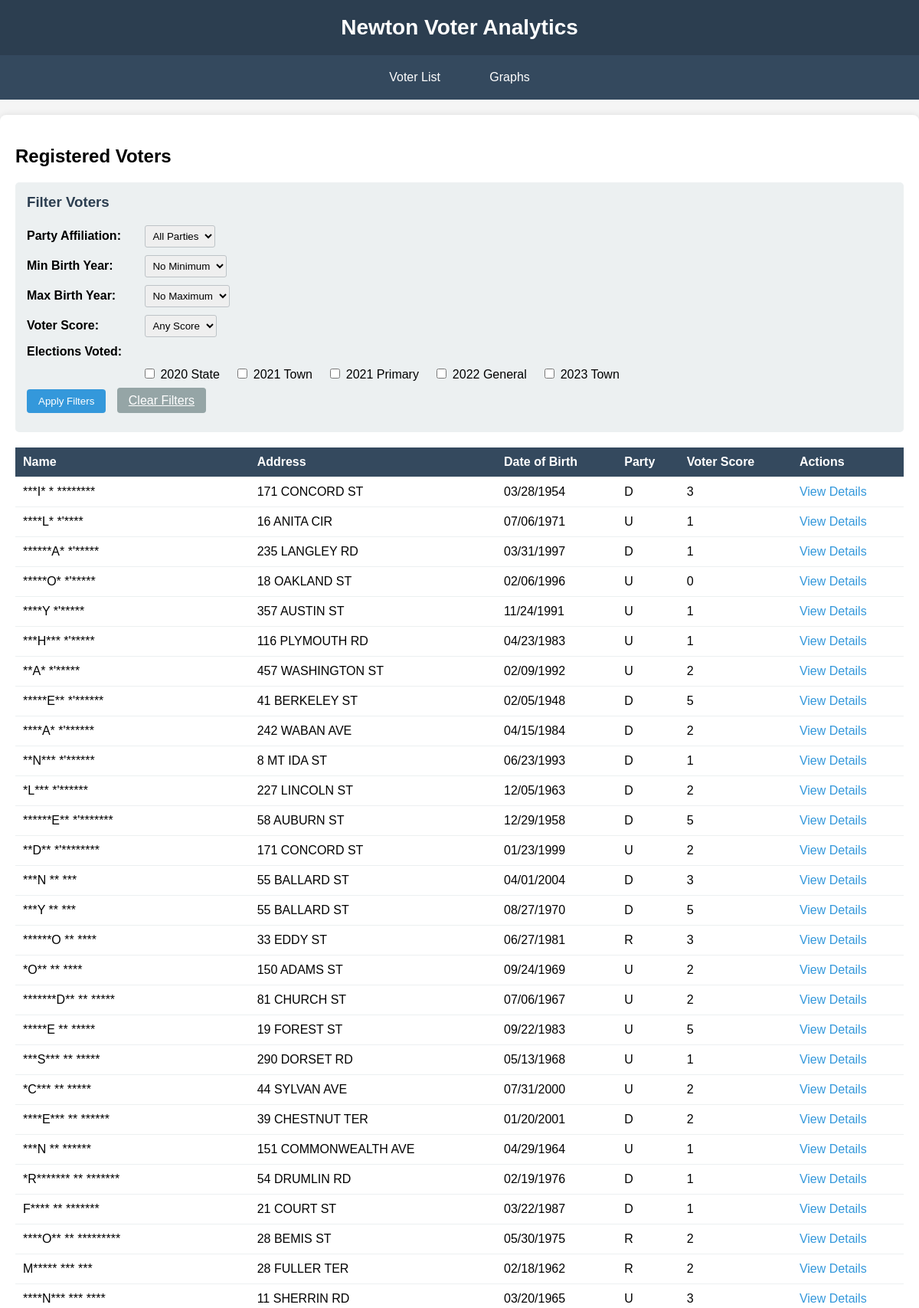
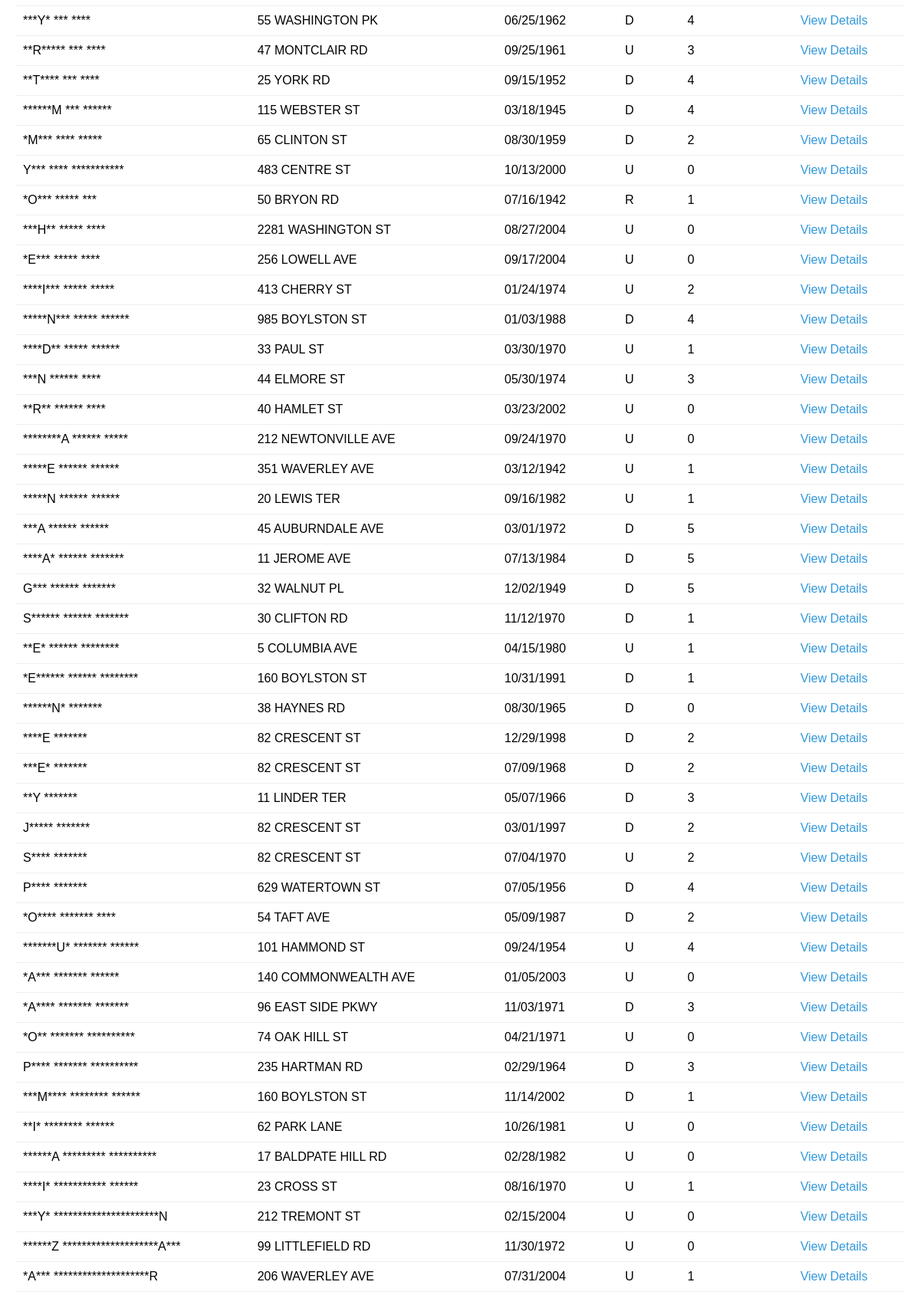
Screenshot of /voter_analytics/ (upper part) with the database file from the repository (2 pictures, top to bottom).
### voter_analytics/models.py (models this page shows, shortened)
class Voter(models.Model):
    last_name = models.CharField(max_length=100)
    first_name = models.CharField(max_length=100)
    street_number = models.CharField(max_length=20)
    street_name = models.CharField(max_length=100)
    apartment_number = models.CharField(max_length=20, blank=True)
    zip_code = models.CharField(max_length=10)
    date_of_birth = models.DateField()
    date_of_registration = models.DateField()
    party_affiliation = models.CharField(max_length=2)  # note: 2 chars wide
    precinct_number = models.CharField(max_length=10)
    v20state = models.BooleanField(default=False)  # 2020 state election
    v21town = models.BooleanField(default=False)   # 2021 town election
    v21primary = models.BooleanField(default=False)  # 2021 primary
    v22general = models.BooleanField(default=False)  # 2022 general election
    v23town = models.BooleanField(default=False)   # 2023 town election
    voter_score = models.IntegerField()

### voter_analytics/views.py (the view)
# urls.py: path('', VoterListView.as_view(), name='voters'),
class VoterListView(ListView):
    model = Voter
    template_name = 'voter_analytics/voter_list.html'
    context_object_name = 'voters'
    paginate_by = 100  # show 100 voters per page
    def get_queryset(self):
        queryset = super().get_queryset()
        party = self.request.GET.get('party')
        min_dob_year = self.request.GET.get('min_dob')
        max_dob_year = self.request.GET.get('max_dob')
        voter_score = self.request.GET.get('voter_score')
        if party:
            queryset = queryset.filter(party_affiliation=party)
        if min_dob_year:
            queryset = queryset.filter(date_of_birth__year__gte=int(min_dob_year))
        if max_dob_year:
            queryset = queryset.filter(date_of_birth__year__lte=int(max_dob_year))
        if voter_score:
            queryset = queryset.filter(voter_score=int(voter_score))
        if self.request.GET.get('v20state'):
            queryset = queryset.filter(v20state=True)
        if self.request.GET.get('v21town'):
            queryset = queryset.filter(v21town=True)
        if self.request.GET.get('v21primary'):
            queryset = queryset.filter(v21primary=True)
        if self.request.GET.get('v22general'):
            queryset = queryset.filter(v22general=True)
        if self.request.GET.get('v23town'):
            queryset = queryset.filter(v23town=True)
        return queryset.order_by('last_name', 'first_name')
    def get_context_data(self, **kwargs):
        context = super().get_context_data(**kwargs)
        parties = Voter.objects.values_list('party_affiliation', flat=True).distinct().order_by('party_affiliation')
        context['parties'] = parties
        min_year = Voter.objects.order_by('date_of_birth').first().date_of_birth.year if Voter.objects.exists() else 1900
        max_year = Voter.objects.order_by('-date_of_birth').first().date_of_birth.year if Voter.objects.exists() else 2023
        context['year_range'] = range(min_year, max_year + 1)
        context['voter_scores'] = range(6)
        context['selected_party'] = self.request.GET.get('party', '')
        context['selected_min_dob'] = self.request.GET.get('min_dob', '')
        context['selected_max_dob'] = self.request.GET.get('max_dob', '')
        context['selected_voter_score'] = self.request.GET.get('voter_score', '')
        context['v20state_checked'] = self.request.GET.get('v20state', '')
        context['v21town_checked'] = self.request.GET.get('v21town', '')
        context['v21primary_checked'] = self.request.GET.get('v21primary', '')
        context['v22general_checked'] = self.request.GET.get('v22general', '')
        context['v23town_checked'] = self.request.GET.get('v23town', '')
        return context

### voter_analytics/templates/voter_analytics/voter_list.html (shortened to what this page needs)
{% extends 'voter_analytics/base.html' %}
{% block content %}
    <h2>Registered Voters</h2>
    <div class="filter-form">
        <h3>Filter Voters</h3>
        <form method="get" action="">
            <div class="form-group">
                <label for="party">Party Affiliation:</label>
                <select name="party" id="party">
                    <option value="">All Parties</option>
                </select>
            </div>
            <div class="form-group">
                <label for="min_dob">Min Birth Year:</label>
                <select name="min_dob" id="min_dob">
                    <option value="">No Minimum</option>
                </select>
            </div>
            <div class="form-group">
                <label for="max_dob">Max Birth Year:</label>
                <select name="max_dob" id="max_dob">
                    <option value="">No Maximum</option>
                </select>
            </div>
            <div class="form-group">
                <label for="voter_score">Voter Score:</label>
                <select name="voter_score" id="voter_score">
                    <option value="">Any Score</option>
                </select>
            </div>
            <div class="form-group">
                <label>Elections Voted:</label>
            </div>
            <div class="form-group checkbox-group">
                <label>
                    <input type="checkbox" name="v20state" value="true" {% if v20state_checked %}checked{% endif %}> 2020 State
                </label>
                <label>
                    <input type="checkbox" name="v21town" value="true" {% if v21town_checked %}checked{% endif %}> 2021 Town
                </label>
                <label>
                    <input type="checkbox" name="v21primary" value="true" {% if v21primary_checked %}checked{% endif %}> 2021 Primary
                </label>
                <label>
                    <input type="checkbox" name="v22general" value="true" {% if v22general_checked %}checked{% endif %}> 2022 General
                </label>
                <label>
                    <input type="checkbox" name="v23town" value="true" {% if v23town_checked %}checked{% endif %}> 2023 Town
                </label>
            </div>
            <div class="form-group">
                <button type="submit" class="btn">Apply Filters</button>
                <a href="{% url 'voter_analytics:voters' %}" class="btn btn-secondary">Clear Filters</a>
            </div>
        </form>
    </div>
    <table>
        <thead>
            <tr>
                <th>Name</th>
                <th>Address</th>
                <th>Date of Birth</th>
                <th>Party</th>
                <th>Voter Score</th>
                <th>Actions</th>
            </tr>
        </thead>
        <tbody>
            {% for voter in voters %}
                <tr>
                    <td>{{ voter.first_name }} {{ voter.last_name }}</td>
                    <td>{{ voter.street_number }} {{ voter.street_name }}</td>
                    <td>{{ voter.date_of_birth|date:"m/d/Y" }}</td>
                    <td>{{ voter.party_affiliation }}</td>
                    <td>{{ voter.voter_score }}</td>
                    <td>
                        <a href="{% url 'voter_analytics:voter' pk=voter.pk %}">View Details</a>
                    </td>
                </tr>
            {% empty %}
                <tr>
                    <td colspan="6" style="text-align: center;">No voters found matching the criteria.</td>
                </tr>
            {% endfor %}
        </tbody>
    </table>
{% endblock %}

### voter_analytics/templates/voter_analytics/base.html (style rules this page uses)
body { font-family: Arial, sans-serif; margin: 0; padding: 0; background-color: #f5f5f5; }
.filter-form { background-color: #ecf0f1; padding: 15px; border-radius: 5px; margin-bottom: 20px; }
.filter-form h3 { margin-top: 0; color: #2c3e50; }
.form-group { margin-bottom: 10px; }
.form-group label { display: inline-block; width: 150px; font-weight: bold; }
.form-group select, .form-group input { padding: 5px; border: 1px solid #bdc3c7; border-radius: 3px; }
.form-group.checkbox-group { margin-left: 150px; }
.form-group.checkbox-group label { width: auto; font-weight: normal; margin-right: 15px; }
.btn { background-color: #3498db; color: white; padding: 8px 15px; border: none; border-radius: 4px; cursor: pointer; margin-right: 10px; }
.btn-secondary { background-color: #95a5a6; }
table { width: 100%; border-collapse: collapse; margin-top: 20px; }
table th, table td { padding: 10px; text-align: left; border-bottom: 1px solid #ecf0f1; }
table th { background-color: #34495e; color: white; }
table a { color: #3498db; text-decoration: none; }

### rows the page displays
Voter: first_name "*****E", last_name "** *****", street_number "19", street_name "FOREST ST", date_of_birth "09/22/1983", party_affiliation "U", voter_score "5"
Voter: first_name "*****N***", last_name "***** ******", street_number "985", street_name "BOYLSTON ST", date_of_birth "01/03/1988", party_affiliation "D", voter_score "4"
Voter: first_name "**E*", last_name "****** ********", street_number "5", street_name "COLUMBIA AVE", date_of_birth "04/15/1980", party_affiliation "U", voter_score "1"
Voter: first_name "*A****", last_name "******* *******", street_number "96", street_name "EAST SIDE PKWY", date_of_birth "11/03/1971", party_affiliation "D", voter_score "3"
